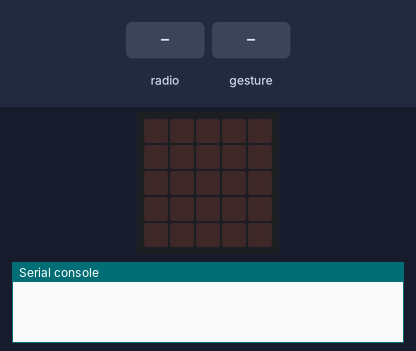
Simulated run of this program. Board: BBC micro:bit running MicroPython. Parts: the board's 5×5 LED display, the last lines printed to the serial console. The test bench sets the inputs (shaded band). No radio messages arrive unless stated (any console line starting 'radio sent:' is added by the test bench); a tilt is held for 1.5 s and a shake lasts 1 s, then the board lies face up again.

Above: at 1.2 s.
1.3 s: radio message "duck" arrives
At 2.5 s:
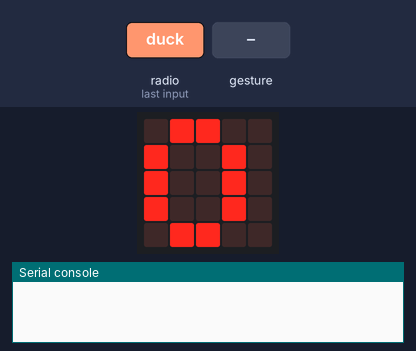
2.8 s: gesture 'shake'
At 3.9 s:
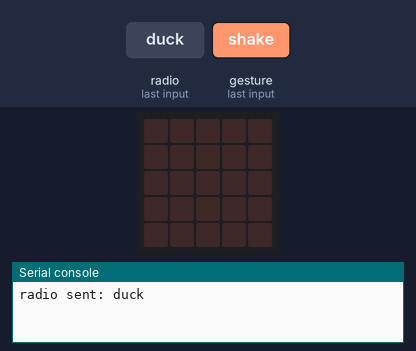
Timing chart, 0 to 5.8 s (numbered marks = the images above; inputs shaded):
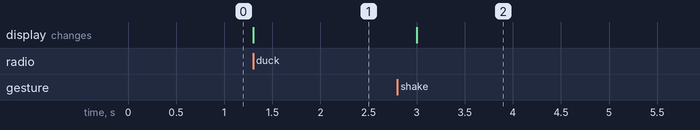

The program:

microbit_radio.py
```python
# Add your Python code here. E.g.
from microbit import *
import audio, speech
import radio

radio.config(group=23)
radio.on()

i = 0
while True:
    message = radio.receive()
    if message:
        display.show(i)
        if i >= 9:
            i = 0
        else:
            i += 1
    if accelerometer.was_gesture('shake'):
        display.clear()
        radio.send('duck')
```

Measured:
- after the input at 1.3 s, the display: changes at once (image 1)
- after the input at 2.8 s, the display: changes after 0.20 s (image 2)
